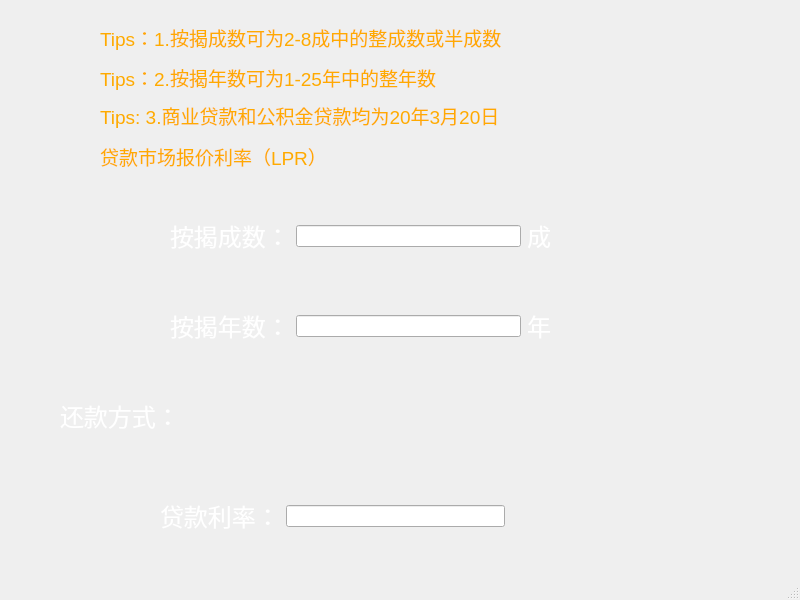
<?xml version="1.0" encoding="UTF-8"?>
<ui version="4.0">
 <class>GetInformation2</class>
 <widget class="QMainWindow" name="GetInformation2">
  <property name="geometry">
   <rect>
    <x>0</x>
    <y>0</y>
    <width>800</width>
    <height>600</height>
   </rect>
  </property>
  <property name="windowTitle">
   <string>MainWindow</string>
  </property>
  <widget class="QWidget" name="centralwidget">
   <widget class="QWidget" name="widget" native="true">
    <property name="geometry">
     <rect>
      <x>170</x>
      <y>210</y>
      <width>381</width>
      <height>52</height>
     </rect>
    </property>
    <layout class="QHBoxLayout" name="horizontalLayout">
     <item>
      <widget class="QLabel" name="label">
       <property name="text">
        <string>&lt;html&gt;&lt;head/&gt;&lt;body&gt;&lt;p&gt;&lt;span style=&quot; font-size:18pt; color:#ffffff;&quot;&gt;按揭成数：&lt;/span&gt;&lt;/p&gt;&lt;/body&gt;&lt;/html&gt;</string>
       </property>
      </widget>
     </item>
     <item>
      <widget class="QLineEdit" name="lineEdit1"/>
     </item>
     <item>
      <widget class="QLabel" name="label_2">
       <property name="text">
        <string>&lt;html&gt;&lt;head/&gt;&lt;body&gt;&lt;p&gt;&lt;span style=&quot; font-size:18pt; color:#ffffff;&quot;&gt;成&lt;/span&gt;&lt;/p&gt;&lt;/body&gt;&lt;/html&gt;</string>
       </property>
      </widget>
     </item>
    </layout>
   </widget>
   <widget class="QWidget" name="widget_2" native="true">
    <property name="geometry">
     <rect>
      <x>170</x>
      <y>300</y>
      <width>381</width>
      <height>52</height>
     </rect>
    </property>
    <layout class="QHBoxLayout" name="horizontalLayout_2">
     <item>
      <widget class="QLabel" name="label_3">
       <property name="text">
        <string>&lt;html&gt;&lt;head/&gt;&lt;body&gt;&lt;p&gt;&lt;span style=&quot; font-size:18pt; color:#ffffff;&quot;&gt;按揭年数：&lt;/span&gt;&lt;/p&gt;&lt;/body&gt;&lt;/html&gt;</string>
       </property>
      </widget>
     </item>
     <item>
      <widget class="QLineEdit" name="lineEdit2"/>
     </item>
     <item>
      <widget class="QLabel" name="label_4">
       <property name="text">
        <string>&lt;html&gt;&lt;head/&gt;&lt;body&gt;&lt;p&gt;&lt;span style=&quot; font-size:18pt; color:#ffffff;&quot;&gt;年&lt;/span&gt;&lt;/p&gt;&lt;/body&gt;&lt;/html&gt;</string>
       </property>
      </widget>
     </item>
    </layout>
   </widget>
   <widget class="QLabel" name="label_8">
    <property name="geometry">
     <rect>
      <x>60</x>
      <y>390</y>
      <width>161</width>
      <height>51</height>
     </rect>
    </property>
    <property name="text">
     <string>&lt;html&gt;&lt;head/&gt;&lt;body&gt;&lt;p&gt;&lt;span style=&quot; font-size:18pt; color:#ffffff;&quot;&gt;还款方式：&lt;/span&gt;&lt;/p&gt;&lt;/body&gt;&lt;/html&gt;</string>
    </property>
   </widget>
   <widget class="QWidget" name="widget_3" native="true">
    <property name="geometry">
     <rect>
      <x>100</x>
      <y>20</y>
      <width>551</width>
      <height>151</height>
     </rect>
    </property>
    <layout class="QVBoxLayout" name="verticalLayout">
     <item>
      <widget class="QLabel" name="label_5">
       <property name="text">
        <string>&lt;html&gt;&lt;head/&gt;&lt;body&gt;&lt;p&gt;&lt;span style=&quot; font-size:14pt; color:#ffaa00;&quot;&gt;Tips：1.按揭成数可为2-8成中的整成数或半成数&lt;/span&gt;&lt;/p&gt;&lt;/body&gt;&lt;/html&gt;</string>
       </property>
      </widget>
     </item>
     <item>
      <widget class="QLabel" name="label_6">
       <property name="text">
        <string>&lt;html&gt;&lt;head/&gt;&lt;body&gt;&lt;p&gt;&lt;span style=&quot; font-size:14pt; color:#ffaa00;&quot;&gt;Tips：2.按揭年数可为1-25年中的整年数&lt;/span&gt;&lt;/p&gt;&lt;/body&gt;&lt;/html&gt;</string>
       </property>
      </widget>
     </item>
     <item>
      <widget class="QLabel" name="label_7">
       <property name="text">
        <string>&lt;html&gt;&lt;head/&gt;&lt;body&gt;&lt;p&gt;&lt;span style=&quot; font-size:14pt; color:#ffaa00;&quot;&gt;Tips: 3.商业贷款和公积金贷款均为20年3月20日&lt;/span&gt;&lt;/p&gt;&lt;p&gt;&lt;span style=&quot; font-size:14pt; color:#ffaa00;&quot;&gt;贷款市场报价利率（LPR）&lt;/span&gt;&lt;/p&gt;&lt;/body&gt;&lt;/html&gt;</string>
       </property>
      </widget>
     </item>
    </layout>
   </widget>
   <widget class="QLabel" name="label_10">
    <property name="geometry">
     <rect>
      <x>470</x>
      <y>340</y>
      <width>71</width>
      <height>16</height>
     </rect>
    </property>
    <property name="text">
     <string/>
    </property>
   </widget>
   <widget class="QWidget" name="widget_4" native="true">
    <property name="geometry">
     <rect>
      <x>160</x>
      <y>490</y>
      <width>345</width>
      <height>52</height>
     </rect>
    </property>
    <layout class="QHBoxLayout" name="horizontalLayout_3">
     <item>
      <widget class="QLabel" name="label_9">
       <property name="text">
        <string>&lt;html&gt;&lt;head/&gt;&lt;body&gt;&lt;p&gt;&lt;span style=&quot; font-size:18pt; color:#ffffff;&quot;&gt;贷款利率：&lt;/span&gt;&lt;/p&gt;&lt;/body&gt;&lt;/html&gt;</string>
       </property>
      </widget>
     </item>
     <item>
      <widget class="QLineEdit" name="lineEdit"/>
     </item>
    </layout>
   </widget>
  </widget>
  <widget class="QMenuBar" name="menubar">
   <property name="geometry">
    <rect>
     <x>0</x>
     <y>0</y>
     <width>800</width>
     <height>26</height>
    </rect>
   </property>
  </widget>
  <widget class="QStatusBar" name="statusbar"/>
 </widget>
 <resources/>
 <connections/>
</ui>
